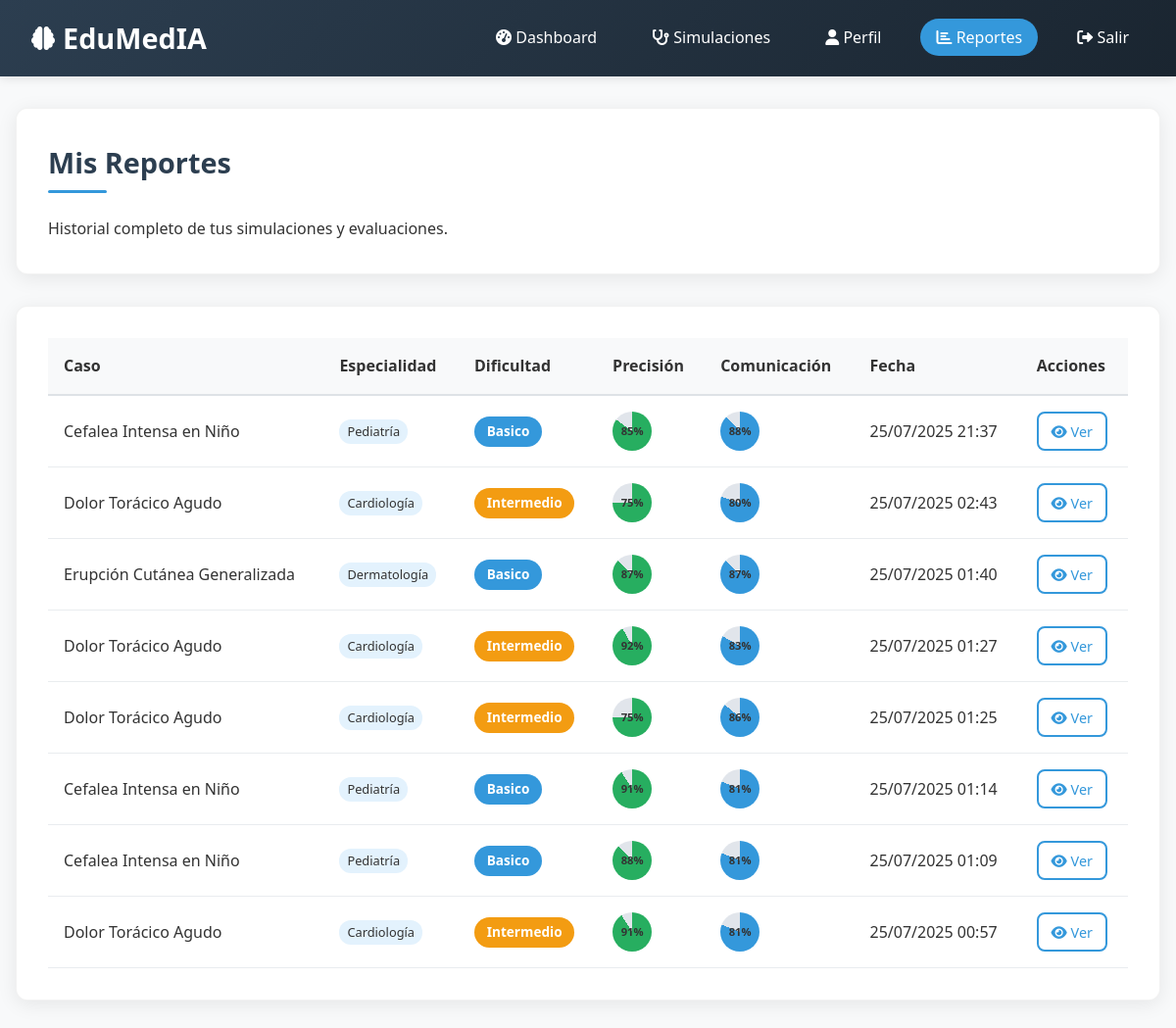
The page /reportes.php (signed in) on the database its author committed.
### tables this page shows
CREATE TABLE `reportes` (
  `id` int(11) NOT NULL,
  `usuario_id` int(11) DEFAULT NULL,
  `simulacion_id` int(11) DEFAULT NULL,
  `precision_diagnostica` decimal(5,2) DEFAULT NULL,
  `habilidades_comunicacion` decimal(5,2) DEFAULT NULL,
  `tiempo_respuesta_promedio` decimal(10,2) DEFAULT NULL,
  `areas_mejora` text DEFAULT NULL,
  `recomendaciones` text DEFAULT NULL,
  `datos_analisis` longtext DEFAULT NULL CHECK (json_valid(`datos_analisis`)),
  `fecha_generacion` timestamp NOT NULL DEFAULT current_timestamp()
);

CREATE TABLE `casos_clinicos` (
  `id` int(11) NOT NULL,
  `titulo` varchar(200) NOT NULL,
  `descripcion` text DEFAULT NULL,
  `especialidad` varchar(100) DEFAULT NULL,
  `dificultad` enum('basico','intermedio','avanzado') DEFAULT NULL,
  `edad_paciente` int(11) DEFAULT NULL,
  `genero_paciente` enum('masculino','femenino','otro') DEFAULT NULL,
  `sintomas_principales` text DEFAULT NULL,
  `historia_clinica` text DEFAULT NULL,
  `datos_json` longtext DEFAULT NULL,
  `activo` tinyint(1) DEFAULT 1,
  `fecha_creacion` timestamp NOT NULL DEFAULT current_timestamp(),
  `fecha_actualizacion` timestamp NOT NULL DEFAULT current_timestamp() ON UPDATE current_timestamp(),
  `creador_id` int(11) DEFAULT NULL
);

### reportes.php (the view, shortened to what this page needs)
<?php
$usuario_id = $_SESSION['usuario_id'];
$reporte_id = isset($_GET['id']) ? (int)$_GET['id'] : 0;
if ($reporte_id > 0) {
    $reporte = obtenerReporte($reporte_id);
    if (!$reporte || $reporte['usuario_id'] != $usuario_id) {
        die('Reporte no encontrado o no autorizado');
    }
    $analisis = json_decode($reporte['datos_analisis'], true);
} else {
    $pdo = getDB();
    $stmt = $pdo->prepare("
        SELECT r.*, c.titulo as caso_titulo, c.especialidad, c.dificultad, s.fecha_inicio
        FROM reportes r
        JOIN simulaciones s ON r.simulacion_id = s.id
        JOIN casos_clinicos c ON s.caso_id = c.id
        WHERE r.usuario_id = ?
        ORDER BY r.fecha_generacion DESC
    ");
    $stmt->execute([$usuario_id]);
    $reportes = $stmt->fetchAll();
}
?>
<!DOCTYPE html>
<html lang="es">
<head>
    <link rel="stylesheet" href="css/estilo.css">
    <link rel="stylesheet" href="https://cdnjs.cloudflare.com/ajax/libs/font-awesome/6.0.0/css/all.min.css">
</head>
<body>
    <header>
        <nav class="navbar">
            <a href="index.php" class="logo">
                <i class="fas fa-brain logo-icon"></i>
                EduMedIA
            </a>
            <ul class="nav-links">
                <li><a href="dashboard.php"><i class="fas fa-tachometer-alt"></i> Dashboard</a></li>
                <li><a href="simulacion.php"><i class="fas fa-stethoscope"></i> Simulaciones</a></li>
                <li><a href="perfil.php"><i class="fas fa-user"></i> Perfil</a></li>
                <li><a href="reportes.php" class="active"><i class="fas fa-chart-bar"></i> Reportes</a></li>
                <li><a href="logout.php"><i class="fas fa-sign-out-alt"></i> Salir</a></li>
            </ul>
        </nav>
    </header>
    <div class="container">
        <?php if ($reporte_id > 0 && isset($reporte)): ?>
            <div class="card">
                <div class="reporte-header">
                    <div>
                        <h1 class="card-title">Reporte Detallado</h1>
                        <p style="font-size: 1.2rem; color: #666;">
                            <i class="fas fa-stethoscope"></i> <?php echo htmlspecialchars($reporte['caso_titulo']); ?>
                        </p>
                    </div>
                    <div>
                        <a href="reportes.php" class="btn btn-outline">
                            <i class="fas fa-arrow-left"></i> Volver a Reportes
                        </a>
                    </div>
                </div>
                <div class="reporte-stats">
                    <div class="stat-item">
                        <div class="stat-value"><?php echo $reporte['precision_diagnostica']; ?>%</div>
                        <div class="stat-name">Precisión Diagnóstica</div>
                    </div>
                    <div class="stat-item">
                        <div class="stat-value"><?php echo $reporte['habilidades_comunicacion']; ?>%</div>
                        <div class="stat-name">Comunicación</div>
                    </div>
                    <div class="stat-item">
                        <div class="stat-value"><?php echo round($reporte['tiempo_respuesta_promedio']); ?>s</div>
                        <div class="stat-name">Tiempo Promedio</div>
                    </div>
                    <div class="stat-item">
                        <div class="stat-value"><?php echo date('d/m/Y', strtotime($reporte['fecha_generacion'])); ?></div>
                        <div class="stat-name">Fecha</div>
                    </div>
                </div>
                <div style="margin-top: 2rem;">
                    <h3 style="color: var(--primary-color); margin-bottom: 1rem;">
                        <i class="fas fa-lightbulb"></i> Áreas de Mejora
                    </h3>
                    <div style="background: #fff3cd; padding: 1.5rem; border-radius: 8px; border-left: 4px solid #ffc107;">
                        <p style="margin: 0; line-height: 1.6;">
                            <?php echo htmlspecialchars($reporte['areas_mejora']); ?>
                        </p>
                    </div>
                    <h3 style="color: var(--primary-color); margin: 2rem 0 1rem 0;">
                        <i class="fas fa-graduation-cap"></i> Recomendaciones
                    </h3>
                    <div style="background: #d1ecf1; padding: 1.5rem; border-radius: 8px; border-left: 4px solid #0dcaf0;">
                        <p style="margin: 0; line-height: 1.6;">
                            <?php echo htmlspecialchars($reporte['recomendaciones']); ?>
                        </p>
                    </div>
                </div>
            </div>
        <?php else: ?>
            <div class="card">
                <h1 class="card-title">Mis Reportes</h1>
                <p>Historial completo de tus simulaciones y evaluaciones.</p>
            </div>
            <?php if(empty($reportes)): ?>
                <div class="card">
                    <p>No tienes reportes aún. <a href="simulacion.php">¡Comienza una simulación!</a></p>
                </div>
            <?php else: ?>
                <div class="card">
                    <div style="overflow-x: auto;">
                        <table style="width: 100%; border-collapse: collapse;">
                            <thead>
                                <tr style="background-color: #f8f9fa; text-align: left;">
                                    <th style="padding: 1rem; border-bottom: 2px solid #dee2e6;">Caso</th>
                                    <th style="padding: 1rem; border-bottom: 2px solid #dee2e6;">Especialidad</th>
                                    <th style="padding: 1rem; border-bottom: 2px solid #dee2e6;">Dificultad</th>
                                    <th style="padding: 1rem; border-bottom: 2px solid #dee2e6;">Precisión</th>
                                    <th style="padding: 1rem; border-bottom: 2px solid #dee2e6;">Comunicación</th>
                                    <th style="padding: 1rem; border-bottom: 2px solid #dee2e6;">Fecha</th>
                                    <th style="padding: 1rem; border-bottom: 2px solid #dee2e6;">Acciones</th>
                                </tr>
                            </thead>
                            <tbody>
                                <?php foreach($reportes as $rep): ?>
                                <tr style="transition: background-color 0.3s;">
                                    <td style="padding: 1rem; border-bottom: 1px solid #e9ecef;">
                                        <?php echo htmlspecialchars($rep['caso_titulo']); ?>
                                    </td>
                                    <td style="padding: 1rem; border-bottom: 1px solid #e9ecef;">
                                        <span style="background-color: #e3f2fd; padding: 0.2rem 0.5rem; border-radius: 12px; font-size: 0.8rem;">
                                            <?php echo htmlspecialchars($rep['especialidad']); ?>
                                        </span>
                                    </td>
                                    <td style="padding: 1rem; border-bottom: 1px solid #e9ecef;">
                                        <span class="badge badge-<?php echo $rep['dificultad']; ?>">
                                            <?php echo ucfirst($rep['dificultad']); ?>
                                        </span>
                                    </td>
                                    <td style="padding: 1rem; border-bottom: 1px solid #e9ecef;">
                                        <div style="display: flex; align-items: center;">
                                            <div style="width: 40px; height: 40px; border-radius: 50%; background: conic-gradient(#27ae60 <?php echo $rep['precision_diagnostica']; ?>%, #e1e5eb 0%); display: flex; align-items: center; justify-content: center; margin-right: 0.5rem;">
                                                <span style="font-size: 0.7rem; font-weight: bold;"><?php echo round($rep['precision_diagnostica']); ?>%</span>
                                            </div>
                                        </div>
                                    </td>
                                    <td style="padding: 1rem; border-bottom: 1px solid #e9ecef;">
                                        <div style="display: flex; align-items: center;">
                                            <div style="width: 40px; height: 40px; border-radius: 50%; background: conic-gradient(#3498db <?php echo $rep['habilidades_comunicacion']; ?>%, #e1e5eb 0%); display: flex; align-items: center; justify-content: center; margin-right: 0.5rem;">
                                                <span style="font-size: 0.7rem; font-weight: bold;"><?php echo round($rep['habilidades_comunicacion']); ?>%</span>
                                            </div>
                                        </div>
                                    </td>
                                    <td style="padding: 1rem; border-bottom: 1px solid #e9ecef;">
                                        <?php echo date('d/m/Y H:i', strtotime($rep['fecha_generacion'])); ?>
                                    </td>
                                    <td style="padding: 1rem; border-bottom: 1px solid #e9ecef;">
                                        <a href="reportes.php?id=<?php echo $rep['id']; ?>" class="btn btn-outline" style="padding: 0.4rem 0.8rem; font-size: 0.9rem;">
                                            <i class="fas fa-eye"></i> Ver
                                        </a>
                                    </td>
                                </tr>
                                <?php endforeach; ?>
                            </tbody>
                        </table>
                    </div>
                </div>
            <?php endif; ?>
        <?php endif; ?>
    </div>
</body>
</html>

### css/estilo.css (style rules this page uses)
:root { --primary-color: #2c3e50; --secondary-color: #3498db; --accent-color: #e74c3c; --light-color: #ecf0f1; --dark-color: #34495e; --success-color: #27ae60; --warning-color: #f39c12; --info-color: #3498db; --danger-color: #e74c3c; }
* { margin: 0; padding: 0; box-sizing: border-box; }
body { font-family: 'Segoe UI', Tahoma, Geneva, Verdana, sans-serif; background-color: #f8f9fa; color: #333; line-height: 1.6; }
header { background: linear-gradient(135deg, var(--primary-color), #1a2530); color: white; padding: 1rem 0; box-shadow: 0 2px 10px rgba(0,0,0,0.1); position: sticky; top: 0; z-index: 1000; }
.navbar { display: flex; justify-content: space-between; align-items: center; max-width: 1200px; margin: 0 auto; padding: 0 2rem; }
.logo { font-size: 1.8rem; font-weight: bold; color: white; text-decoration: none; display: flex; align-items: center; }
.logo-icon { margin-right: 0.5rem; font-size: 1.5rem; }
.nav-links { display: flex; list-style: none; align-items: center; }
.nav-links li { margin-left: 1.5rem; }
.nav-links a { color: white; text-decoration: none; padding: 0.5rem 1rem; border-radius: 25px; transition: all 0.3s ease; font-weight: 500; }
.nav-links a.active { background-color: var(--secondary-color); }
.container { max-width: 1200px; margin: 2rem auto; padding: 0 1rem; }
.card { background: white; border-radius: 12px; box-shadow: 0 4px 20px rgba(0,0,0,0.08); padding: 2rem; margin-bottom: 2rem; transition: transform 0.3s ease, box-shadow 0.3s ease; border: 1px solid rgba(0,0,0,0.05); }
.card-title { color: var(--primary-color); margin-bottom: 1.5rem; font-size: 1.8rem; font-weight: 600; position: relative; padding-bottom: 0.5rem; }
.card-title::after { content: ''; position: absolute; bottom: 0; left: 0; width: 60px; height: 3px; background: var(--secondary-color); border-radius: 3px; }
.btn { padding: 0.8rem 1.5rem; border: none; border-radius: 8px; cursor: pointer; font-size: 1rem; font-weight: 500; transition: all 0.3s ease; text-decoration: none; display: inline-block; text-align: center; }
.btn-outline { background-color: transparent; border: 2px solid var(--secondary-color); color: var(--secondary-color); }
.badge { padding: 0.3rem 0.8rem; border-radius: 20px; font-size: 0.85rem; font-weight: 600; display: inline-block; }
.badge-basico { background-color: #3498db; color: white; }
.badge-intermedio { background-color: #f39c12; color: white; }

### rows shown on the page
reportes: casos_clinicos.titulo "Cefalea Intensa en Niño", casos_clinicos.especialidad "Pediatría", casos_clinicos.dificultad "Basico", precision_diagnostica "85", habilidades_comunicacion "88", fecha_generacion "25/07/2025 21:37"
reportes: casos_clinicos.titulo "Dolor Torácico Agudo", casos_clinicos.especialidad "Cardiología", casos_clinicos.dificultad "Intermedio", precision_diagnostica "75", habilidades_comunicacion "80", fecha_generacion "25/07/2025 02:43"
reportes: casos_clinicos.titulo "Erupción Cutánea Generalizada", casos_clinicos.especialidad "Dermatología", casos_clinicos.dificultad "Basico", precision_diagnostica "87", habilidades_comunicacion "87", fecha_generacion "25/07/2025 01:40"
reportes: casos_clinicos.titulo "Dolor Torácico Agudo", casos_clinicos.especialidad "Cardiología", casos_clinicos.dificultad "Intermedio", precision_diagnostica "92", habilidades_comunicacion "83", fecha_generacion "25/07/2025 01:27"
reportes: casos_clinicos.titulo "Dolor Torácico Agudo", casos_clinicos.especialidad "Cardiología", casos_clinicos.dificultad "Intermedio", precision_diagnostica "75", habilidades_comunicacion "86", fecha_generacion "25/07/2025 01:25"
reportes: casos_clinicos.titulo "Cefalea Intensa en Niño", casos_clinicos.especialidad "Pediatría", casos_clinicos.dificultad "Basico", precision_diagnostica "91", habilidades_comunicacion "81", fecha_generacion "25/07/2025 01:14"
reportes: casos_clinicos.titulo "Cefalea Intensa en Niño", casos_clinicos.especialidad "Pediatría", casos_clinicos.dificultad "Basico", precision_diagnostica "88", habilidades_comunicacion "81", fecha_generacion "25/07/2025 01:09"
reportes: casos_clinicos.titulo "Dolor Torácico Agudo", casos_clinicos.especialidad "Cardiología", casos_clinicos.dificultad "Intermedio", precision_diagnostica "91", habilidades_comunicacion "81", fecha_generacion "25/07/2025 00:57"
